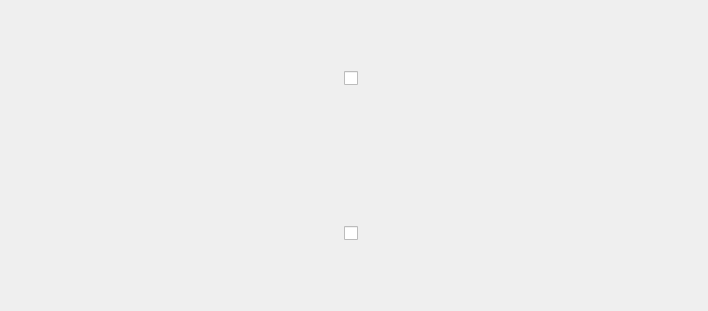
<?xml version="1.0" encoding="UTF-8"?>
<ui version="4.0">
 <class>Seqtrack_widget</class>
 <widget class="QWidget" name="Seqtrack_widget">
  <property name="geometry">
   <rect>
    <x>0</x>
    <y>0</y>
    <width>708</width>
    <height>311</height>
   </rect>
  </property>
  <property name="windowTitle">
   <string>Form</string>
  </property>
  <layout class="QHBoxLayout" name="main_layout">
   <property name="spacing">
    <number>0</number>
   </property>
   <property name="leftMargin">
    <number>0</number>
   </property>
   <property name="topMargin">
    <number>0</number>
   </property>
   <property name="rightMargin">
    <number>0</number>
   </property>
   <property name="bottomMargin">
    <number>0</number>
   </property>
   <item>
    <widget class="QWidget" name="verticalWidget" native="true">
     <property name="sizePolicy">
      <sizepolicy hsizetype="Fixed" vsizetype="Preferred">
       <horstretch>0</horstretch>
       <verstretch>0</verstretch>
      </sizepolicy>
     </property>
     <layout class="QVBoxLayout" name="verticalLayout">
      <property name="spacing">
       <number>0</number>
      </property>
      <property name="leftMargin">
       <number>0</number>
      </property>
      <property name="topMargin">
       <number>0</number>
      </property>
      <property name="rightMargin">
       <number>0</number>
      </property>
      <property name="bottomMargin">
       <number>0</number>
      </property>
      <item>
       <widget class="QCheckBox" name="mute_button">
        <property name="sizePolicy">
         <sizepolicy hsizetype="Fixed" vsizetype="Minimum">
          <horstretch>0</horstretch>
          <verstretch>0</verstretch>
         </sizepolicy>
        </property>
        <property name="maximumSize">
         <size>
          <width>20</width>
          <height>16777215</height>
         </size>
        </property>
        <property name="text">
         <string>M</string>
        </property>
       </widget>
      </item>
      <item>
       <widget class="QCheckBox" name="solo_button">
        <property name="sizePolicy">
         <sizepolicy hsizetype="Fixed" vsizetype="Minimum">
          <horstretch>0</horstretch>
          <verstretch>0</verstretch>
         </sizepolicy>
        </property>
        <property name="maximumSize">
         <size>
          <width>20</width>
          <height>16777215</height>
         </size>
        </property>
        <property name="text">
         <string>S</string>
        </property>
       </widget>
      </item>
     </layout>
    </widget>
   </item>
  </layout>
 </widget>
 <resources/>
 <connections/>
</ui>
